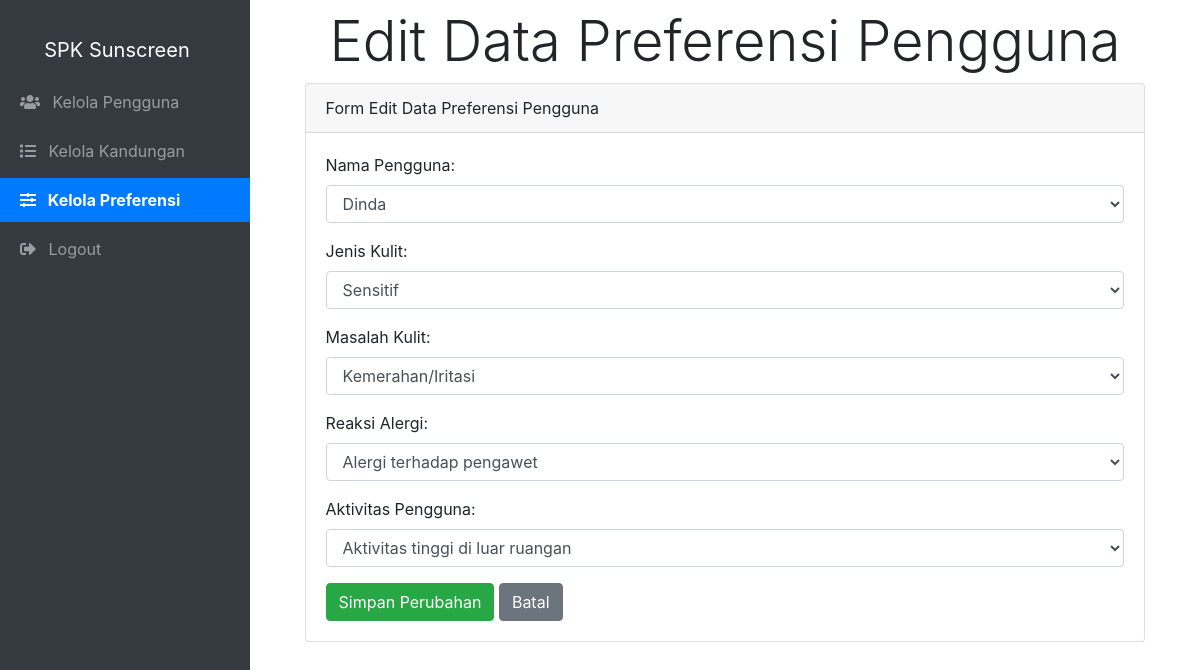
The app's page /admin/edit_preferensi.php?id=4 (signed in) with its own data.
### tables this page shows
CREATE TABLE `preferensi_pengguna` (
  `id_preferensi` int(11) NOT NULL,
  `id_pengguna` int(11) NOT NULL,
  `profil_jenis_kulit` int(11) NOT NULL,
  `profil_masalah_kulit` int(11) NOT NULL,
  `profil_reaksi_alergi` int(11) NOT NULL,
  `profil_aktivitas_pengguna` int(11) NOT NULL
);

CREATE TABLE `pengguna` (
  `id_pengguna` int(11) NOT NULL,
  `nama` varchar(255) NOT NULL,
  `email` varchar(255) NOT NULL,
  `password` varchar(255) NOT NULL,
  `role` enum('user','admin') NOT NULL DEFAULT 'user'
);

CREATE TABLE `kriteria` (
  `id_kriteria` int(11) NOT NULL,
  `nama` varchar(50) NOT NULL,
  `jenis` enum('cf','sf') NOT NULL,
  `ket` varchar(50) NOT NULL
);

CREATE TABLE `sub_kriteria` (
  `id_sub_kriteria` int(11) NOT NULL,
  `nama` varchar(255) NOT NULL,
  `nilai` int(11) NOT NULL,
  `kriteria_id` int(11) NOT NULL
);

### admin/edit_preferensi.php (the view, shortened to what this page needs)
<?php
require_once '../functions.php';
$pengguna_query = mysqli_query($conn, "SELECT id_pengguna, nama FROM pengguna WHERE role != 'admin' ORDER BY nama ASC");
$daftar_pengguna = mysqli_fetch_all($pengguna_query, MYSQLI_ASSOC);
$kriteria_query = mysqli_query($conn, "SELECT * FROM kriteria ORDER BY id_kriteria ASC");
$kriteria = mysqli_fetch_all($kriteria_query, MYSQLI_ASSOC);
if (isset($_GET['id'])) {
    $id_edit = $_GET['id'];
    if (is_numeric($id_edit)) {
        $stmt_select = $conn->prepare("SELECT * FROM preferensi_pengguna WHERE id_preferensi = ?");
        $stmt_select->bind_param("i", $id_edit);
        $stmt_select->execute();
        $result_select = $stmt_select->get_result();
        $preferensi_edit = $result_select->fetch_assoc();
    } else {
        $_SESSION['error_message'] = "ID preferensi tidak valid.";
        header("Location: kelola_preferensi.php");
        exit();
    }
} else {
    header("Location: kelola_preferensi.php");
    exit();
}
include_once('../template.php');
?>
<div class="container">
    <div class="row mt-2 d-flex justify-content-center">
        <div class="display-4 text-center mb-2">
            Edit Data Preferensi Pengguna
        </div>
        <div class="col-md-11">
            <div class="card mb-2">
                <div class="card-header">
                    <div class="display-6">Form Edit Data Preferensi Pengguna</div>
                </div>
                <div class="card-body">
                    <form method="post">
                        <div class="form-group">
                            <label for="id_pengguna">Nama Pengguna:</label>
                            <select class="form-control" id="id_pengguna" name="id_pengguna" required>
                                <?php foreach ($daftar_pengguna as $pengguna): ?>
                                    <option value="<?= $pengguna['id_pengguna']; ?>" <?= ($pengguna['id_pengguna'] == $preferensi_edit['id_pengguna']) ? 'selected' : ''; ?>>
                                        <?= $pengguna['nama']; ?>
                                    </option>
                                <?php endforeach; ?>
                            </select>
                        </div>
                        <?php foreach ($kriteria as $k): ?>
                            <?php
                            $kriteria_field_name = 'profil_' . strtolower(str_replace(' ', '_', $k['nama']));
                            $selected_value = $preferensi_edit[$kriteria_field_name];
                            ?>
                            <div class="form-group">
                                <label for="<?= $kriteria_field_name ?>"><?= $k['nama']; ?>:</label>
                                <select class="form-control" id="<?= $kriteria_field_name ?>" name="<?= $kriteria_field_name ?>" required>
                                    <?php
                                    $id_kriteria = $k['id_kriteria'];
                                    $sub_kriteria_query = mysqli_query($conn, "SELECT * FROM sub_kriteria WHERE kriteria_id = '$id_kriteria' ORDER BY nama ASC");
                                    while ($sub_kriteria = mysqli_fetch_assoc($sub_kriteria_query)):
                                    ?>
                                        <option value="<?= $sub_kriteria['id_sub_kriteria']; ?>" <?= ($sub_kriteria['id_sub_kriteria'] == $selected_value) ? 'selected' : ''; ?>>
                                            <?= $sub_kriteria['nama']; ?>
                                        </option>
                                    <?php endwhile; ?>
                                </select>
                            </div>
                        <?php endforeach; ?>
                        <button type="submit" name="edit_preferensi" class="btn btn-success">Simpan Perubahan</button>
                        <a href="kelola_preferensi.php" class="btn btn-secondary">Batal</a>
                    </form>
                </div>
            </div>
        </div>
    </div>
</div>

### template.php (style rules this page uses)
body { display: flex; min-height: 100vh; margin: 0; padding: 0; }

### records on screen
preferensi_pengguna: id_pengguna "Dinda"
kriteria: nama "Jenis Kulit", profil_jenis_kulit "Sensitif"
kriteria: nama "Masalah Kulit", profil_masalah_kulit "Kemerahan/Iritasi"
kriteria: nama "Reaksi Alergi", profil_reaksi_alergi "Alergi terhadap pengawet"
kriteria: nama "Aktivitas Pengguna", profil_aktivitas_pengguna "Aktivitas tinggi di luar ruangan"
